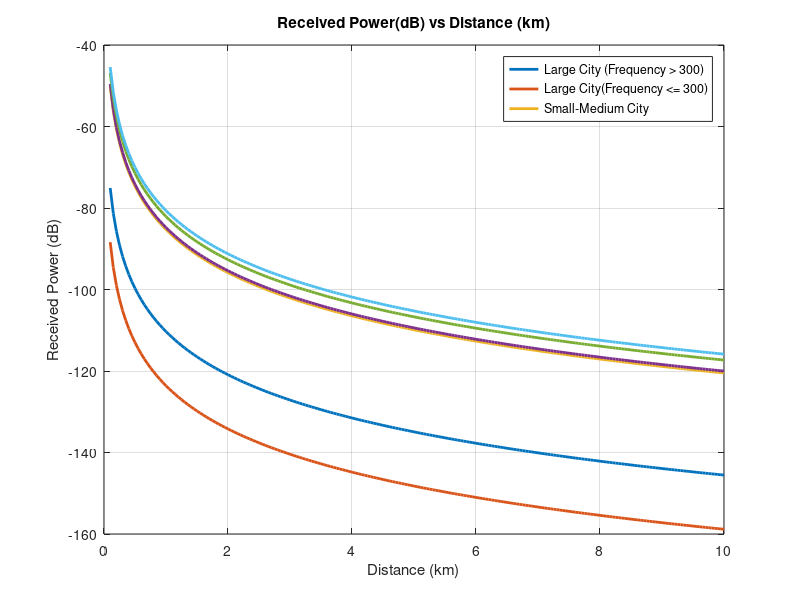

MATLAB code for this plot:
clc;
clear;
close all;

pt = 10;
Gt = 2;
Gr = 5;
ht = 30;
hr = 4;
d = 0.1 : 0.05 : 10;


f_m = [1800 ; 5800]; % frequncy in MHz
a_hr = (3.2*(log10(11.75*hr)).^2) - 4.97
PL_large = 69.55 + 26.16*log10(f_m) - a_hr - 13.82*log10(ht) +  (44.9 - 6.55*log10(ht)) .* log10(d);
Pt_dB = 10*log10(pt);
Pr_mat = Pt_dB + 10*log10(Gt) + 10*log10(Gr) - PL_large;

f = 200
a_hr = (8.29*(log10(1.54*hr)).^2) - 1.1;
PL_large = 69.55 + 26.16*log10(f) - a_hr - 13.82*log10(ht) +  (44.9 - 6.55*log10(ht)) .* log10(d);
Pt_dB = 10*log10(pt);
Pr_mat_1 = Pt_dB + 10*log10(Gt) + 10*log10(Gr) - PL_large;

f_1 = [200 ; 1800 ; 5800];
a_hr = (1.1*(log10(f_1)) - 0.7)*hr - (1.56*(log10(f_1)) - 0.8);
PL_large = 69.55 + 26.16*log10(f) - a_hr - 13.82*log10(ht) +  (44.9 - 6.55*log10(ht)) .* log10(d);
Pt_dB = 10*log10(pt);
Pr_mat_2 = Pt_dB + 10*log10(Gt) + 10*log10(Gr) - PL_large;

plot(d,Pr_mat,'LineWidth',2);
hold on;
plot(d,Pr_mat_1,'LineWidth',2);
hold on;
plot(d,Pr_mat_2,'LineWidth',2);
hold off;
ylabel("Received Power (dB)");
xlabel("Distance (km)");
title("Received Power(dB) vs Distance (km)");
legend("Large City (Frequency > 300)" , "Large City(Frequency <= 300)" , "Small-Medium City");
grid on;
